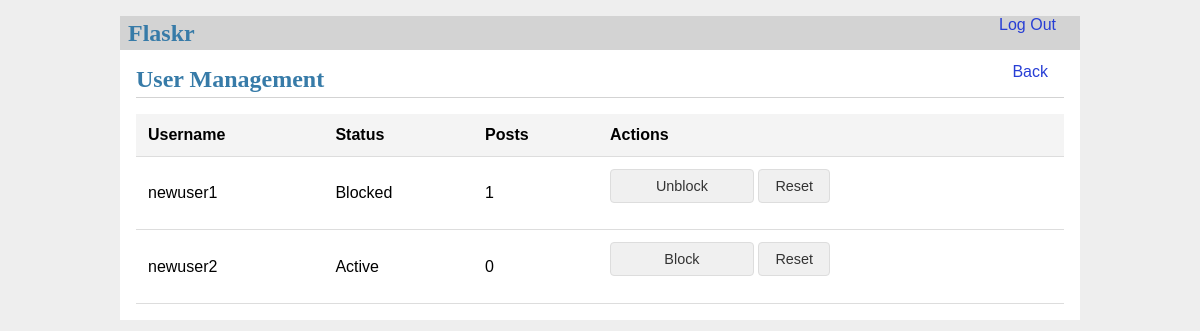
Before: /auth/admin/user_management (signed in) with the older database file.
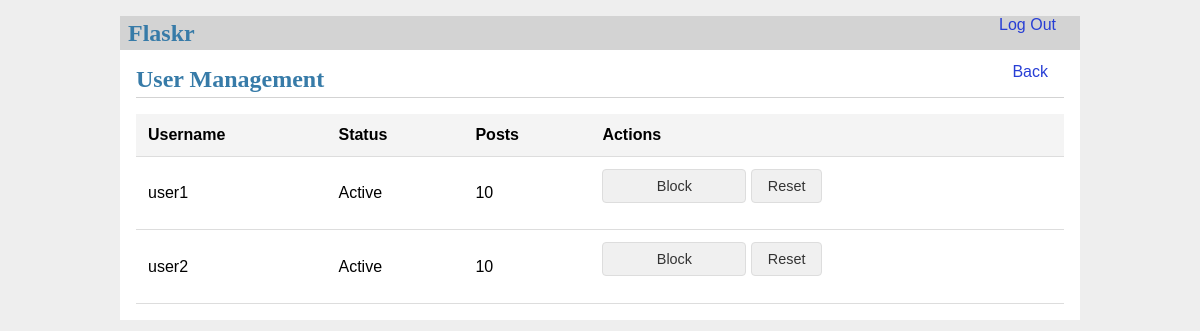
After: the same page with the newer database file.
### tables this page shows
CREATE TABLE user (
  id INTEGER PRIMARY KEY AUTOINCREMENT,
  username TEXT UNIQUE NOT NULL,
  password TEXT NOT NULL,
  is_admin BOOLEAN NOT NULL DEFAULT 0,
  is_blocked BOOLEAN NOT NULL DEFAULT 0
);

### flaskr/auth.py (the view)
@bp.route('/admin/user_management')
def user_management():
    db = get_db()
    users = db.execute(
        'SELECT u.*, COUNT(p.id) as post_count '
        'FROM user u '
        'LEFT JOIN post p ON u.id = p.author_id '
        'WHERE u.id != ? '
        'GROUP BY u.id',
        (g.user['id'],)
    ).fetchall()
    return render_template('auth/user_management.html', users=users)

### flaskr/auth.py (called while the page is built)
@bp.before_app_request
def load_logged_in_user():
    user_id = session.get('user_id')
    if user_id is None:
        g.user = None
    else:
        g.user = get_db().execute(
            'SELECT * FROM user WHERE id = ?', (user_id,)
        ).fetchone()

### flaskr/db.py (called while the page is built)
def get_db():
    if 'db' not in g:
        g.db = sqlite3.connect(
            current_app.config['DATABASE'],
            detect_types=sqlite3.PARSE_DECLTYPES
        )
        g.db.row_factory = sqlite3.Row
    return g.db

### flaskr/templates/auth/user_management.html (shortened to what this page needs)
{% extends 'base.html' %}
{% block header %}
    <h1>{% block title %}User Management{% endblock %}</h1>
    <div class="nav-right">
        <a href="{{ url_for('auth.admin') }}" class="back-link">Back</a>
    </div>
{% endblock %}
{% block content %}
  {% if not g.user.is_admin %}
    <p>You don't have permission to access this page.</p>
  {% else %}
    <table>
      <thead>
        <tr>
          <th>Username</th>
          <th>Status</th>
          <th>Posts</th>
          <th>Actions</th>
        </tr>
      </thead>
      <tbody>
        {% for user in users %}
          <tr>
            <td>{{ user.username }}</td>
            <td>{{ 'Blocked' if user.is_blocked else 'Active' }}</td>
            <td>{{ user.post_count }}</td>
            <td>
              <div class="action-buttons">
                <form action="{{ url_for('auth.toggle_block', user_id=user.id) }}" method="post" style="display: inline;">
                  <input type="submit" value="{{ 'Unblock' if user.is_blocked else 'Block' }}">
                </form>
                <button onclick="openResetModal({{ user.id }}, '{{ user.username }}')">Reset</button>
              </div>
            </td>
          </tr>
        {% endfor %}
      </tbody>
    </table>
  {% endif %}
{% endblock %}

Changed rows visible on the page:
changed user: username "newuser1" → "user1"; is_blocked "Blocked" → "Active"; post_count "1" → "10"; is_blocked "Unblock" → "Block"
changed user: username "newuser2" → "user2"; post_count "0" → "10"
